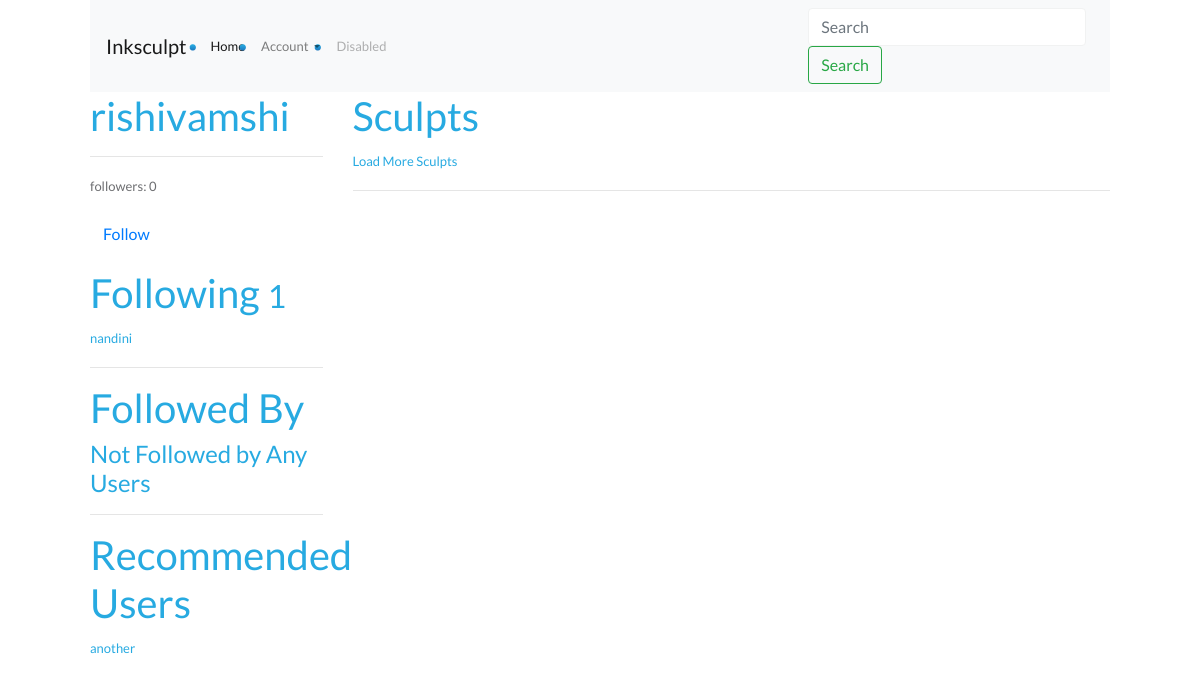
The page /rishivamshi/ (signed in) on the database as committed earlier.
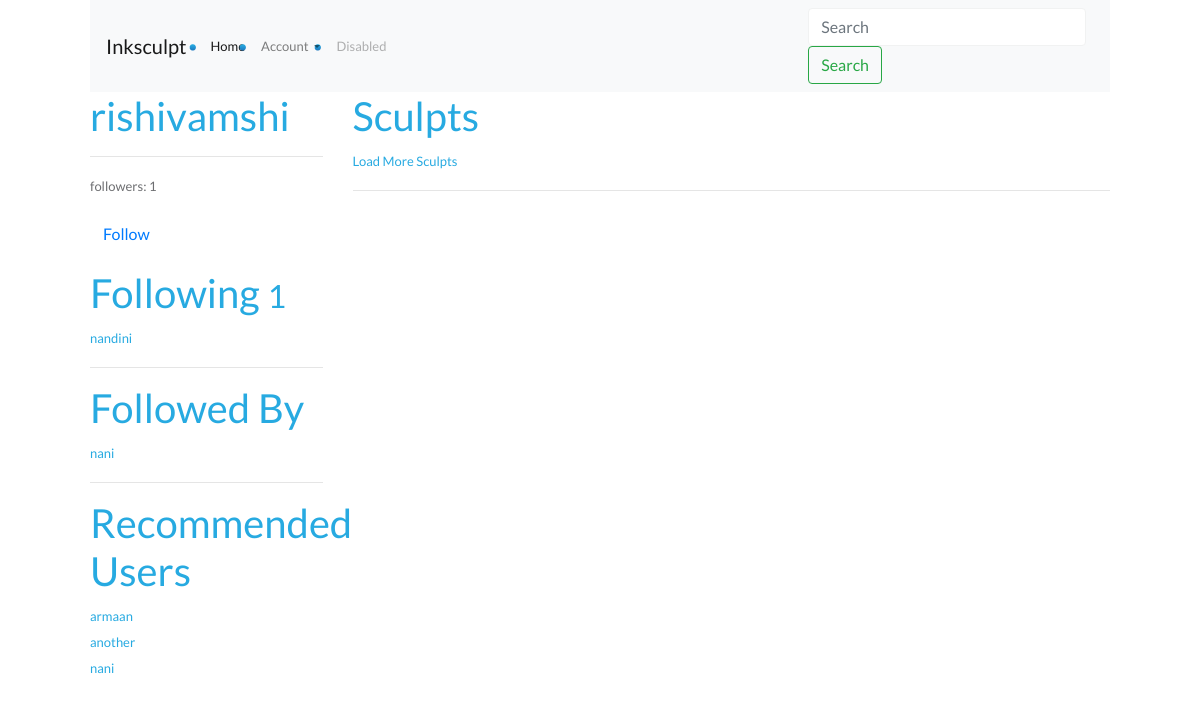
The same page on the database as committed later.
### accounts/models.py (models this page shows, shortened)
class UserProfile(models.Model):
	user 		= models.OneToOneField(settings.AUTH_USER_MODEL , related_name='profile') #1
	following 	= models.ManyToManyField(settings.AUTH_USER_MODEL, blank=True ,related_name='followed_by') #2
	objects  = UserProfileManager() # UserProfile.objects.all() #5
	def get_following(self): #8
		users = self.following.all() # User.objects.all().exclude(username = self.user.username)
		return users.exclude(username = self.user.username)
	def get_follow_url(self):
		return reverse_lazy("profiles:follow", kwargs= {"username": self.user.username})
	def get_absolute_url(self):
		return reverse_lazy("profiles:detail", kwargs= {"username": self.user.username})

### accounts/views.py (the view)
# urls.py: url(r'^(?P<username>[\w.@+-]+)/$', UserDetailView.as_view(), name = 'detail'), # 6  # /sculpt/1
class UserDetailView(DetailView):	#2
	template_name = 'accounts/user_detail.html'
	queryset = User.objects.all()
	def get_object(self):
		return get_object_or_404(User, username__iexact = self.kwargs.get("username"))
	def get_context_data(self, *args, **kwargs):
		context = super(UserDetailView, self).get_context_data(*args, **kwargs)
		following = UserProfile.objects.is_following(self.request.user, self.get_object())
		context['following'] = following
		context['recommended'] = UserProfile.objects.recommended(self.request.user)
		return context

### accounts/models.py (called while the page is built)
	def all(self):
		qs = self.get_queryset().all()
		try:
			if self.instance:
				qs = qs.exclude(user = self.instance) #7
		except:
			pass
		return qs

	def is_following(self, user, followed_by_user):
		user_profile, created = UserProfile.objects.get_or_create(user = user)
		if created:
			return False
		if followed_by_user in user.profile.following.all():
			return True
		return False

	def recommended(self, user, limit_to = 10):
		profile = user.profile
		following = profile.get_following()
		qs = self.get_queryset().exclude(user__in = following).exclude(id = profile.id).order_by("?")[:limit_to]
		return qs

### accounts/templatetags/recommended.py (called while the page is built)
@register.inclusion_tag("accounts/snippets/recommend.html")
def recommended(user):
	if isinstance(user, User):
		qs = UserProfile.objects.recommended(user)
		return {"recommended": qs}

### accounts/templates/accounts/user_detail.html (shortened to what this page needs)
{% extends "base.html" %}
{% load recommended %}
{% block content %}
<div class="row">
	<div class="col-sm-3 col-xs-12" >
		<h1>{{ object.username }}</h1>
		<hr>
		<p>followers: {{ object.followed_by.all.count }} </p>
		<p><a class="btn btn-link" href="{{ object.profile.get_follow_url }}">
			{% if following %}Unfollow{% else %}Follow{% endif %}
		</a></p>
<h1>Following <small>{{ object.profile.get_following.count }}</small></h1>
	{% for user in object.profile.get_following %}
		<a href='/{{ user.username }}'>{{ user.username }}</a> <br/>
		{% empty %}
		<h4>Not Following Any Users </h4>
	{% endfor %}
	<hr>
	<h1>Followed By</h1>
	{% for profile in object.followed_by.all %}
		<a href='/{{ profile.user.username }}'>{{ profile.user.username }}</a> <br/>
		{% empty %}
		<h4>Not Followed by Any Users </h4>
	{% endfor %}
	<hr>
	<h1>Recommended Users</h1>
	{% recommended request.user %}
</div>
<div class="col-sm-9 col-xs-12"  >
	<h1>Sculpts</h1>
        <a href="#" id='loadmore'>Load More Sculpts</a>
	<hr>
</div>
{% endblock content %}

### templates/base.html (shortened to what this page needs)
{% load static %}
<html lang="en">
  <head>
    <link rel="stylesheet" type="text/css" href="{% static 'css/bootstrap.min.css' %}">
    <link rel="stylesheet" type="text/css" href="{% static 'css/style.css' %}">
    <link rel="stylesheet" type="text/css" href="{% static 'css/ionicons.min.css' %}">
    <link rel="stylesheet" type="text/css" href="{% static 'css/font-awesome.min.css' %}">
  </head>
  <body>
    <div class="container">
      {% include "navbar.html" %}
      {% block content %}
      {% endblock content %}
    </div>
  </body>
</html>

### templates/navbar.html (shortened to what this page needs)
<nav class="navbar navbar-expand-lg navbar-light bg-light">
  <a class="navbar-brand" href="{% url 'home' %}">Inksculpt</a>
  <div class="collapse navbar-collapse" id="navbarSupportedContent">
    {% if request.user.is_authenticated %}
    <ul class="navbar-nav mr-auto">
      <li class="nav-item active">
        <a class="nav-link" href="#">Home <span class="sr-only">(current)</span></a>
      </li>
      <li class="nav-item dropdown">
        <a class="nav-link dropdown-toggle" href="#" id="navbarDropdown" role="button" data-toggle="dropdown" aria-haspopup="true" aria-expanded="false">
          Account
        </a>
      </li>
      <li class="nav-item">
        <a class="nav-link disabled" href="#">Disabled</a>
      </li>
    </ul>
    {% endif %}
    {% include "sculpts/search_form.html" %}
  </div>
</nav>

### sculpts/templates/sculpts/search_form.html
<form class="form-inline my-2 my-lg-0" method="GET" action='{% url "sculpt:list" %}'>
	<input class="form-control mr-sm-2" type="text" name="q" placeholder="Search" value="{{ request.GET.q }}" />
	 <button class="btn btn-outline-success my-2 my-sm-0" type="submit">Search</button>
</form>

### accounts/templates/accounts/snippets/recommend.html
{% for profile in recommended %}
		<a href='/{{ profile.user.username }}'>{{ profile.user.username }}</a> <br/>
		{% empty %}
		<h4>Not Followed by Any Users </h4>
	{% endfor %}

### static-storage/css/style.css (style rules this page uses)
html, body { height: 100%; width: 100%; }
body { font-family: 'Lato', sans-serif; line-height: 26px; color: #6d6e71; font-size: 13px; }
h1, h2, h3, h4, h5, h6 { color: #27aae1; }
a { color: #27aae1; }
a, a:active, a:focus { outline: none; }
.container { max-width: 1050px; }
ul { padding-left: 15px; }
ul li { list-style-image: url("../images/bullet.png"); }
.form-control { background: #fff; border: 1px solid #f1f2f2; box-shadow: none; border-radius: 4px; color: #939598; width: 100% !important; }

Rows that differ between the two databases and show on the page:
added UserProfile: user.username "nani"
added UserProfile: user.username "armaan", shown under "Recommended Users"
Other text that changed with them:
{{ object.followed_by.all.count }}: "0" → "1"
text no longer shown: "Not Followed by Any Users"
